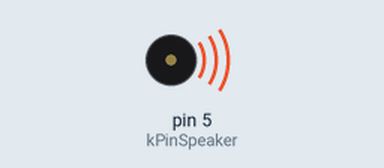
This sketch was run on a simulated Arduino Uno, built with avr-gcc and run on an emulated ATmega328P. Shown: buzzer (waves = sounding).

Above: at 0.2 s.
At 6.1 s:
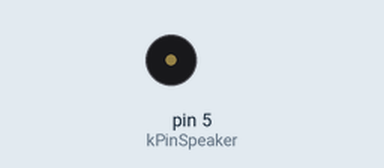
Timing chart, 0 to 9.4 s (numbered marks = the images above):
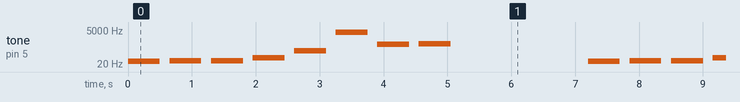

The sketch:

sketch_may02b.ino
```cpp
/**
 *
 * Example playing a C major scale WITH arrays
 *
 * April 2014
 * For CS1
 */
#define NOTE_BO 31
#define NOTE_C1 33
#define NOTE_CS1 35
#define NOTE_A1 55
#define NOTE_F3 175
#define NOTE_A7 3520
#define NOTE_FS4 370
#define NOTE_FS4 370
#define NOTE_G4 392
#define NOTE_GS4 415
#define NOTE_A4 440
#define NOTE_AS4 466
#define NOTE_B4 494
#define NOTE_C5 523  /* Notes we are defining
                      */

const int kPinSpeaker = 5;

int scale [] = {
  NOTE_BO, NOTE_C1, NOTE_CS1, NOTE_A1, NOTE_F3, NOTE_A7, NOTE_B4, NOTE_C5};
  /* Order of notes
  */
void setup ()
{
  pinMode(kPinSpeaker, OUTPUT);
}

int quarterNOTE = 500;
void loop ()
{
  for (int note=0; note < 8; note ++)
  {
    tone(kPinSpeaker, scale[note], 500);
    delay(quarterNOTE * 1.3);
  }

  delay(2000); // wait 2 seconds before repeating
}
```

Measured:
- by itself, tone on pin 5 (kPinSpeaker): repeats every 7.2 s: silent 0.15 s, 33 Hz 0.50 s, silent 0.15 s, 35 Hz 0.50 s, silent 0.15 s, 55 Hz 0.50 s, silent 0.15 s, 175 Hz 0.50 s, silent 0.15 s, 3520 Hz 0.50 s, silent 0.15 s, 494 Hz 0.50 s, silent 0.15 s, 523 Hz 0.50 s, silent 2.2 s, 31 Hz 0.50 s
